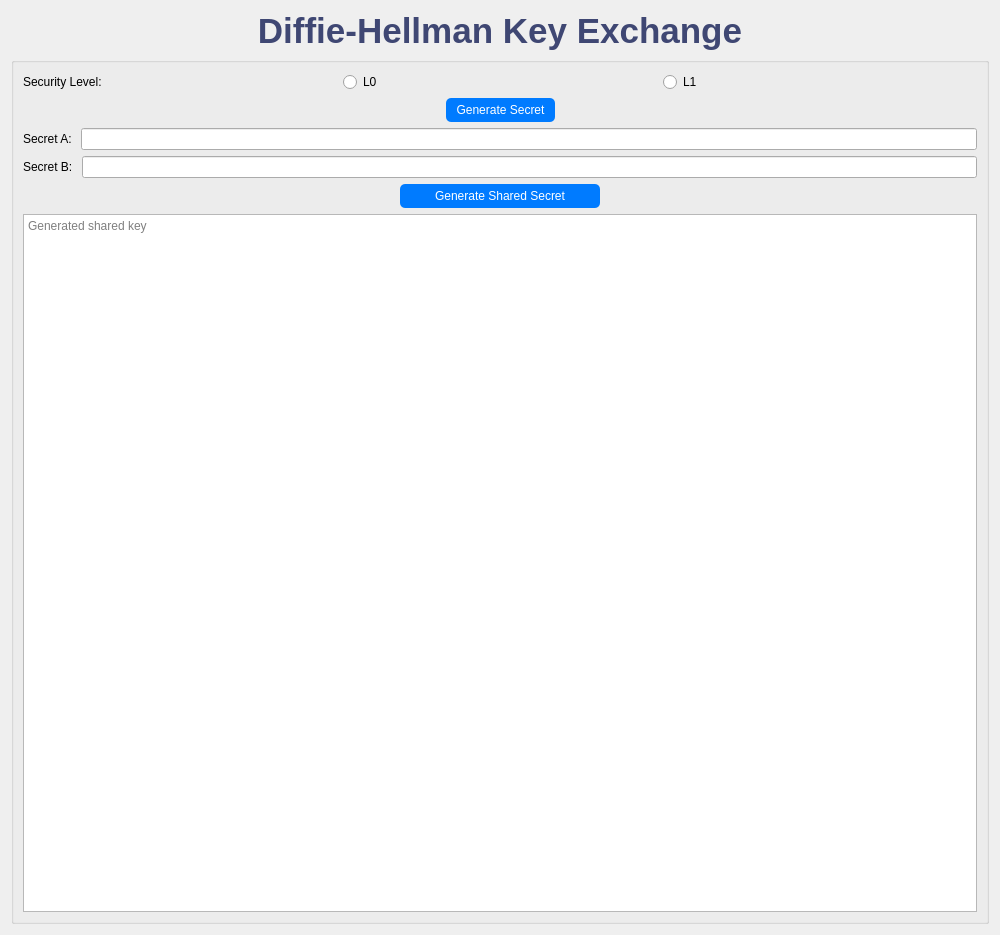
<?xml version="1.0" encoding="UTF-8"?>
<ui version="4.0">
    <class>PKC_Encryption_Schemes</class>
    <widget class="QWidget" name="PKC_Encryption_Schemes">
        <property name="geometry">
            <rect>
                <x>0</x>
                <y>0</y>
                <width>1000</width>
                <height>935</height>
            </rect>
        </property>
        <property name="windowTitle">
            <string>PKC: Encryption Schemes</string>
        </property>
        <layout class="QVBoxLayout" name="mainLayout">
            <item>
                <widget class="QLabel" name="mainTitle">
                    <property name="styleSheet">
                        <string>font-size: 35px; font-weight: bold; color: #3f4773;</string>
                    </property>
                    <property name="text">
                        <string>Diffie-Hellman Key Exchange</string>
                    </property>
                    <property name="alignment">
                        <set>Qt::AlignCenter</set>
                    </property>
                </widget>
            </item>
            <item>
                <widget class="QGroupBox" name="dhGroup">
                    <layout class="QVBoxLayout" name="dhLayout">
                        <item>
                            <layout class="QHBoxLayout" name="dhSecurityLevelLayout">
                                <item>
                                    <widget class="QLabel" name="dhSecurityLevelLabel">
                                        <property name="text">
                                            <string>Security Level:</string>
                                        </property>
                                    </widget>
                                </item>
                                <item>
                                    <widget class="QRadioButton" name="dhL0RadioButton">
                                        <property name="text">
                                            <string>L0</string>
                                        </property>
                                        <attribute name="buttonGroup">
                                            <string notr="true">selSecLevel</string>
                                        </attribute>
                                    </widget>
                                </item>
                                <item>
                                    <widget class="QRadioButton" name="dhL1RadioButton">
                                        <property name="text">
                                            <string>L1</string>
                                        </property>
                                        <attribute name="buttonGroup">
                                            <string notr="true">selSecLevel</string>
                                        </attribute>
                                    </widget>
                                </item>
                            </layout>
                        </item>
                        <item>
                            <layout class="QHBoxLayout" name="generatedhKeyLayout">
                                <item>
                                    <spacer name="leftSpacer">
                                        <property name="orientation">
                                            <enum>Qt::Horizontal</enum>
                                        </property>
                                        <property name="sizeType">
                                            <enum>QSizePolicy::Expanding</enum>
                                        </property>
                                        <property name="sizeHint" stdset="0">
                                            <size>
                                                <width>0</width>
                                                <height>0</height>
                                            </size>
                                        </property>
                                    </spacer>
                                </item>
                                <item>
                                    <widget class="QPushButton" name="btnSecretGen">
                                        <property name="styleSheet">
                                            <string notr="true">background-color: #007BFF; color: white; padding: 5px 10px; border-radius: 5px;</string>
                                        </property>
                                        <property name="text">
                                            <string>Generate Secret</string>
                                        </property>
                                    </widget>
                                </item>
                                <item>
                                    <spacer name="rightSpacer">
                                        <property name="orientation">
                                            <enum>Qt::Horizontal</enum>
                                        </property>
                                        <property name="sizeType">
                                            <enum>QSizePolicy::Expanding</enum>
                                        </property>
                                        <property name="sizeHint" stdset="0">
                                            <size>
                                                <width>0</width>
                                                <height>0</height>
                                            </size>
                                        </property>
                                    </spacer>
                                </item>
                            </layout>
                        </item>
                        <item>
                            <layout class="QHBoxLayout" name="horizontalLayout_2">
                                <item>
                                    <widget class="QLabel" name="dhExponentLabel">
                                        <property name="text">
                                            <string>Secret A: </string>
                                        </property>
                                    </widget>
                                </item>
                                <item>
                                    <widget class="QLineEdit" name="outputSecretA">
                                        <property name="readOnly">
                                            <bool>true</bool>
                                        </property>
                                    </widget>
                                </item>
                            </layout>
                        </item>
                        <item>
                            <layout class="QHBoxLayout" name="horizontalLayout">
                                <item>
                                    <widget class="QLabel" name="label">
                                        <property name="text">
                                            <string>Secret B: </string>
                                        </property>
                                    </widget>
                                </item>
                                <item>
                                    <widget class="QLineEdit" name="outputSecretB">
                                        <property name="readOnly">
                                            <bool>true</bool>
                                        </property>
                                    </widget>
                                </item>
                            </layout>
                        </item>
                        <item>
                            <layout class="QHBoxLayout" name="encryptDecryptButtonsLayout">
                                <item>
                                    <widget class="QPushButton" name="btnKeyEx">
                                        <property name="maximumSize">
                                            <size>
                                                <width>200</width>
                                                <height>30</height>
                                            </size>
                                        </property>
                                        <property name="styleSheet">
                                            <string>background-color: #007BFF; color: white; padding: 5px 10px; border-radius: 5px;</string>
                                        </property>
                                        <property name="text">
                                            <string>Generate Shared Secret</string>
                                        </property>
                                    </widget>
                                </item>
                            </layout>
                        </item>
                        <item>
                            <widget class="QTextEdit" name="outputText">
                                <property name="readOnly">
                                    <bool>true</bool>
                                </property>
                                <property name="placeholderText">
                                    <string>Generated shared key</string>
                                </property>
                            </widget>
                        </item>
                    </layout>
                </widget>
            </item>
        </layout>
    </widget>
    <resources/>
    <connections/>
    <buttongroups>
        <buttongroup name="selSecLevel"/>
    </buttongroups>
</ui>
